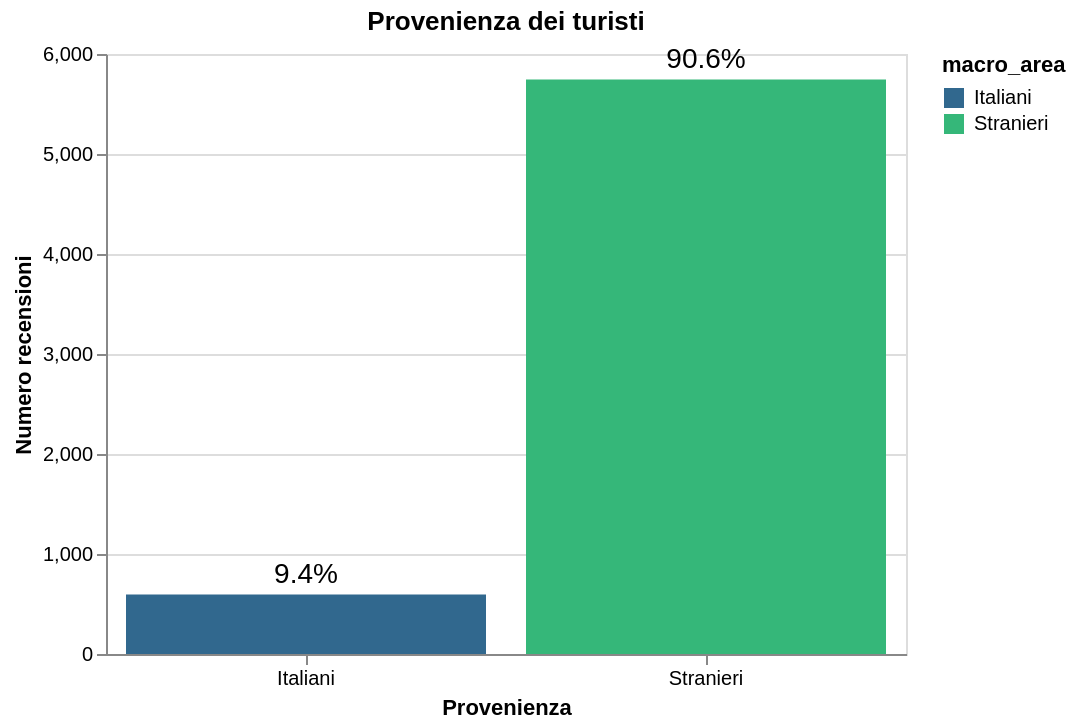

Write the Vega-Lite specification saved for this chart.
### Vega-Lite specification from a JSON file in a GitHub repository (floating-point values rounded to 4 significant figures)
{"config": {"view": {"continuousWidth": 300, "continuousHeight": 300}}, "layer": [{"mark": {"type": "bar"}, "encoding": {"color": {"field": "macro_area", "scale": {"scheme": "viridis"}, "type": "nominal"}, "x": {"axis": {"labelAngle": 0}, "field": "macro_area", "title": "Provenienza", "type": "nominal"}, "y": {"field": "count", "title": "Numero recensioni", "type": "quantitative"}}, "title": "Provenienza dei turisti"}, {"mark": {"type": "text", "dy": -10, "fontSize": 14}, "encoding": {"text": {"field": "percentuale_label", "type": "nominal"}, "x": {"field": "macro_area", "type": "nominal"}, "y": {"field": "count", "type": "quantitative"}}}], "data": {"name": "data-4361a604e594d27527a4c2faf3a7c06e"}, "height": 300, "width": 400, "$schema": "https://vega.github.io/schema/vega-lite/v5.20.1.json", "datasets": {"data-4361a604e594d27527a4c2faf3a7c06e": [{"macro_area": "Stranieri", "count": 5745, "percentuale": 90.63, "percentuale_label": "90.6%"}, {"macro_area": "Italiani", "count": 594, "percentuale": 9.371, "percentuale_label": "9.4%"}]}}
